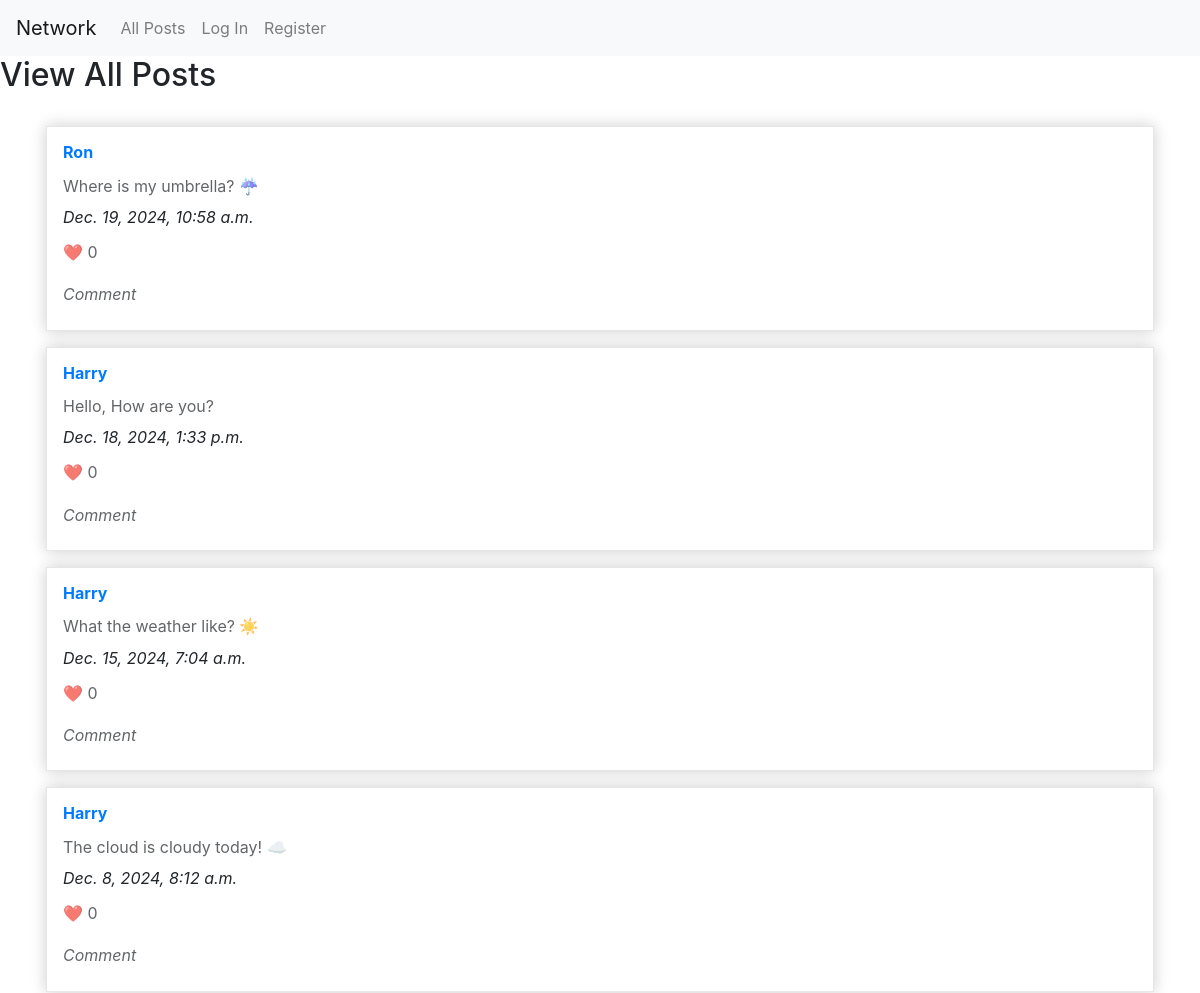
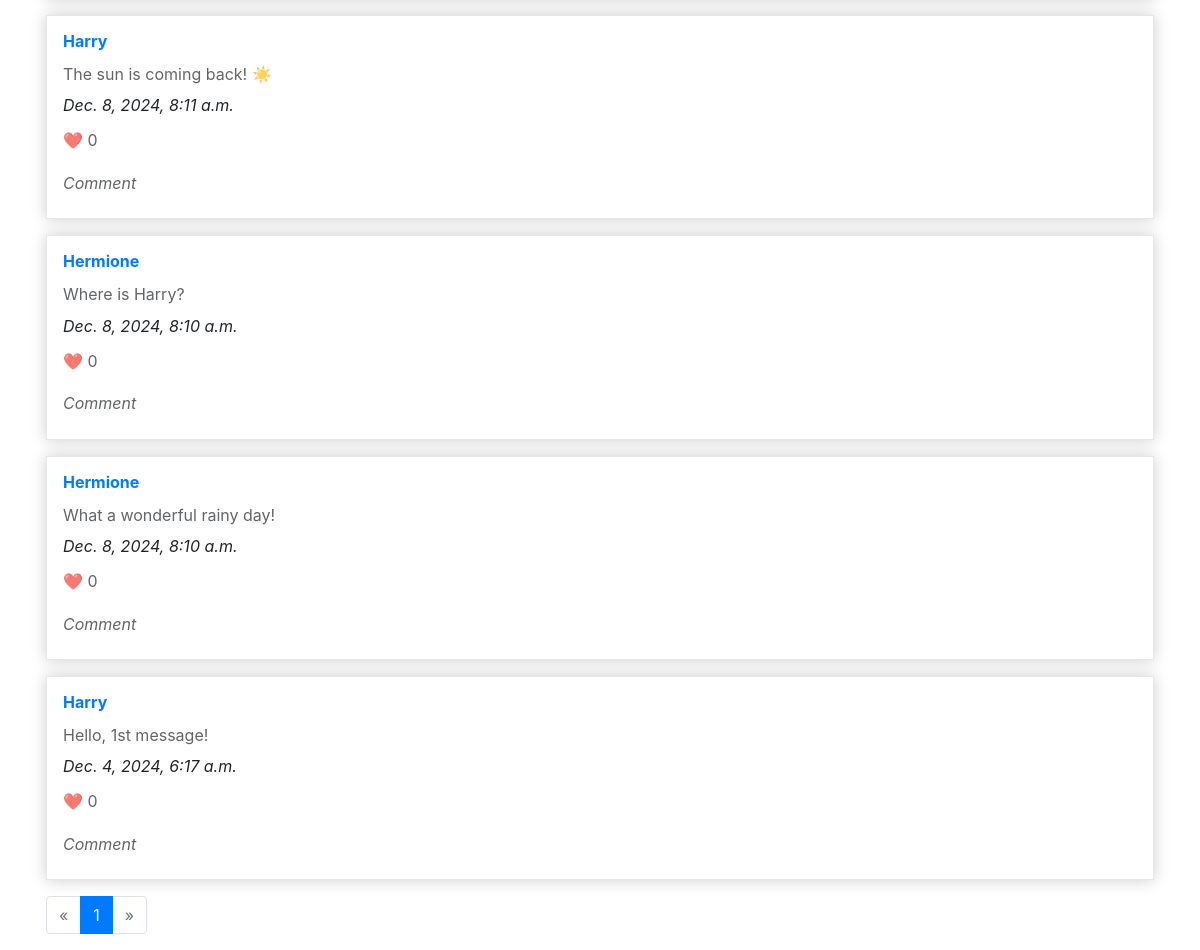
The app's page /, older data (2 pictures, top to bottom).
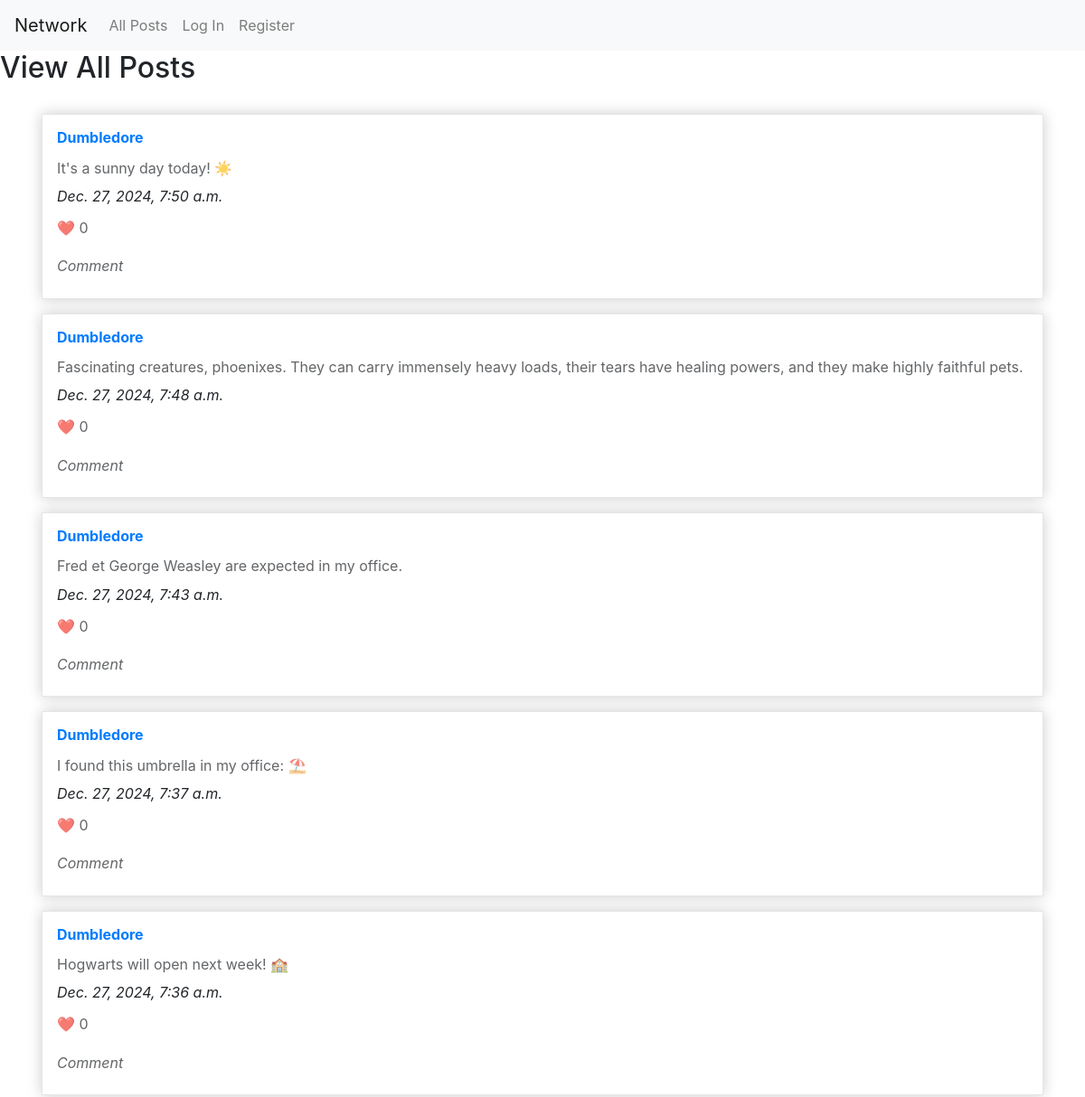
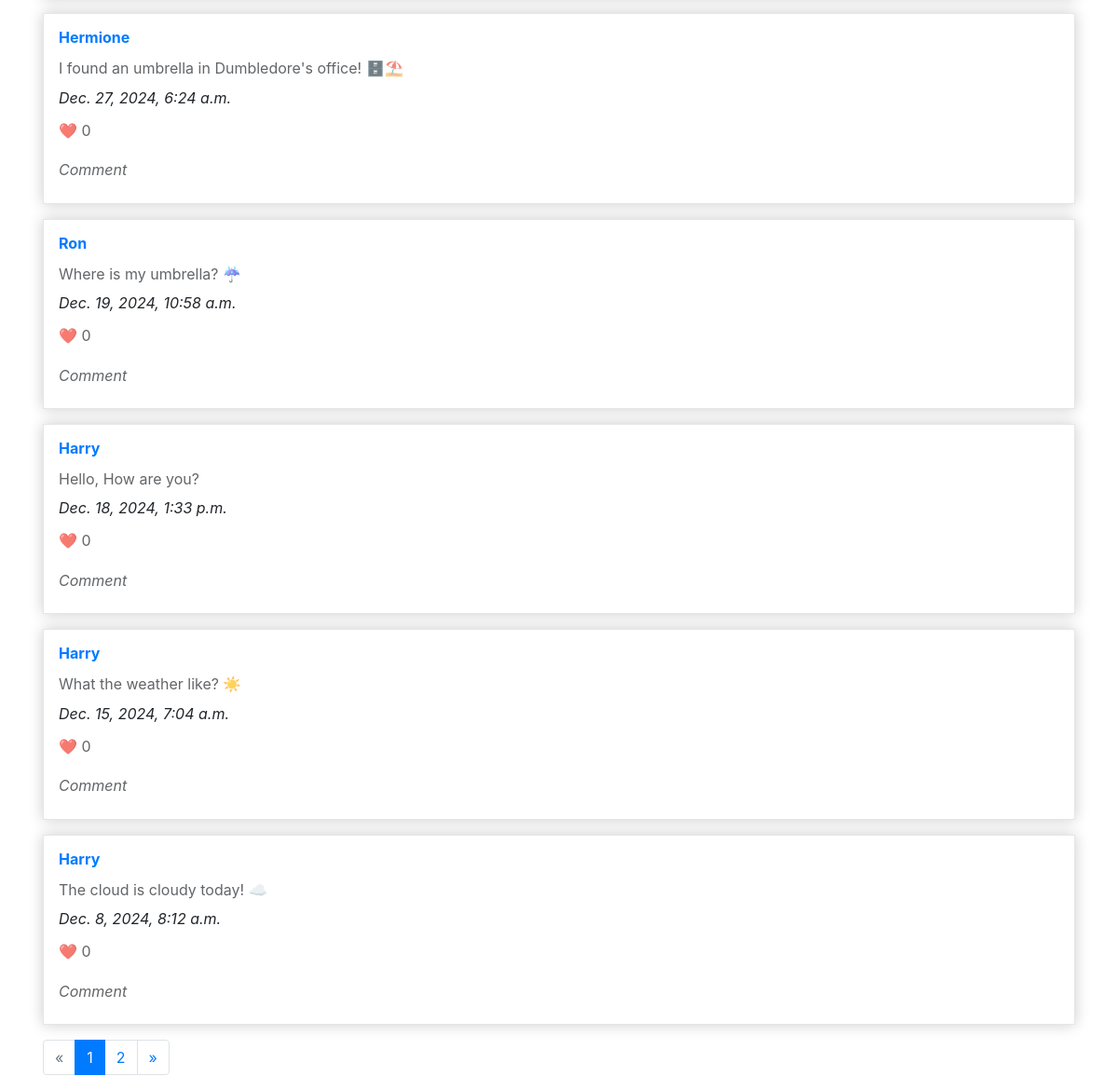
The same page, newer data (2 pictures, top to bottom).
### network/models.py (models this page shows)
class Post(models.Model):
    user = models.ForeignKey("User", on_delete=models.CASCADE, related_name="posts")
    content = models.TextField()
    date = models.DateTimeField(auto_now_add=True)
    likes = models.ManyToManyField("User", related_name="liked_posts", blank=True)

class User(AbstractUser):
    pass

### network/views.py (the view)
# urls.py: path("", views.index, name="index"),
def index(request):
    posts = Post.objects.all().filter().order_by("-date")
    posts = Paginator(posts, 10)
    page_number = request.GET.get('page')
    posts = posts.get_page(page_number)
    current_user = request.user
    return render(request, "network/index.html", {
        "posts": posts,
        "current_user": current_user
    })

### network/templates/network/index.html (shortened to what this page needs)
{% extends "network/layout.html" %}
{% load static %}
{% block body %}
  <h2>View All Posts</h2>
  <div class="container">
      {% for post in posts %}
        <div class="card-post">
          <h3><a href="{% url 'profile' post.user %}">{{post.user}}</a></h3>
          <p>
            {{ post.content }}
          </p>
          <i>{{post.date}}</i>
          <p>❤️ 0</p>
          <p><i>Comment</i></p>
        </div>
      {% endfor %}
      <nav aria-label="Page navigation example">
        <ul class="pagination">
          {% if posts.has_previous %}
            <li class="page-item">
              <a class="page-link" href="?page={{ posts.previous_page_number }}" aria-label="Previous">
                <span aria-hidden="true">&laquo;</span>
              </a>
            </li>
          {% else %}
            <li class="page-item disabled">
              <a class="page-link" href="#" aria-label="Previous">
                <span aria-hidden="true">&laquo;</span>
              </a>
            </li>
          {% endif %}
          {% for num in posts.paginator.page_range %}
            {% if posts.number == num %}
              <li class="page-item active"><a class="page-link" href="#">{{ num }}</a></li>
            {% elif num > posts.number|add:'-3' and num < posts.number|add:'3' %}
              <li class="page-item"><a class="page-link" href="?page={{ num }}">{{ num }}</a></li>
            {% endif %}
          {% endfor %}
          {% if posts.has_next %}
            <li class="page-item">
              <a class="page-link" href="?page={{ posts.next_page_number }}" aria-label="Next">
                <span aria-hidden="true">&raquo;</span>
              </a>
            </li>
          {% else %}
            <li class="page-item disabled">
              <a class="page-link" href="#" aria-label="Next">
                <span aria-hidden="true">&raquo;</span>
              </a>
            </li>
          {% endif %}
        </ul>
      </nav>
    </div>
  </div>
{% endblock %}

Row changes from the older to the newer data that the page shows:
no longer on this page (row unchanged): Post: user "Harry", content "The sun is coming back! ☀️", date "Dec. 8, 2024, 8:11 a.m."
no longer on this page (row unchanged): Post: user "Hermione", content "Where is Harry?", date "Dec. 8, 2024, 8:10 a.m."
no longer on this page (row unchanged): Post: user "Hermione", content "What a wonderful rainy day!", date "Dec. 8, 2024, 8:10 a.m."
no longer on this page (row unchanged): Post: user "Harry", content "Hello, 1st message!", date "Dec. 4, 2024, 6:17 a.m."
added Post: user "Dumbledore", content "It's a sunny day today! ☀️", date "Dec. 27, 2024, 7:50 a.m."
added Post: user "Dumbledore", content "Fascinating creatures, phoenixes. They can carry immensely heavy loads, their tears have healing powers, and they make highly faithful pets.", date "Dec. 27, 2024, 7:48 a.m."
added Post: user "Dumbledore", content "Fred et George Weasley are expected in my office.", date "Dec. 27, 2024, 7:43 a.m."
added Post: user "Dumbledore", content "I found this umbrella in my office: ⛱", date "Dec. 27, 2024, 7:37 a.m."
added Post: user "Dumbledore", content "Hogwarts will open next week! 🏫", date "Dec. 27, 2024, 7:36 a.m."
added Post: user "Hermione", content "I found an umbrella in Dumbledore's office! 🗄️⛱", date "Dec. 27, 2024, 6:24 a.m."
Text that changed along with them:
new list line: "2"
